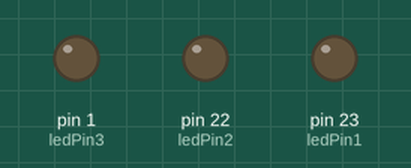
Recording of a sketch running on a simulated Arduino Mega 2560, built with avr-gcc and run on an emulated ATmega2560. Shown: output pins drawn as LEDs (lit = HIGH).

Above: at 0.5 s.
At 1.5 s:
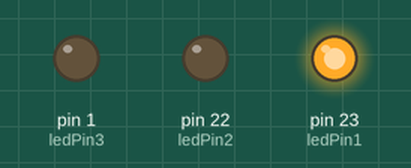
At 3.5 s:
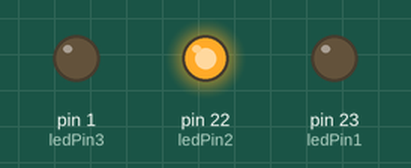
At 5.5 s:
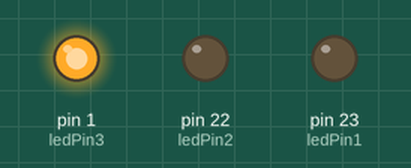
Timing chart, 0 to 7.8 s (numbered marks = the images above):
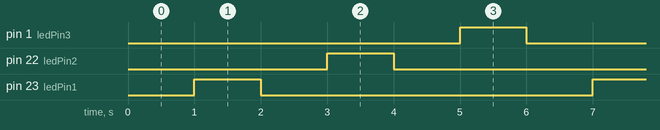

Measured:
- by itself, pin 1 (ledPin3), pin 22 (ledPin2), pin 23 (ledPin1): alternates HIGH for 1.0 s and LOW for 5.0 s
- by itself, everything shown: repeats every 6.0 s, in 6 steps

The sketch:

tugas1.ino
```cpp
int ledPin1 = 23;
int ledPin2 = 22;
int ledPin3 = 1;
int ledState = LOW;
int count = 3;
unsigned long currentMillis = millis();

unsigned long previousMillis = 0;
const long interval = 1000;

void setup() {
  // put your setup code here, to run once:
  pinMode(ledPin1, OUTPUT);
  pinMode(ledPin2, OUTPUT);
  pinMode(ledPin3, OUTPUT);
}

void loop() {
  // put your main code here, to run repeatedly:

  while(true){
    currentMillis = millis();
    if (currentMillis - previousMillis >= interval) {

      previousMillis = currentMillis;


      if (ledState == LOW) {
        ledState = HIGH;
      } else {
        ledState = LOW;
      }

      if(count == 3){
        digitalWrite(ledPin1, ledState);
      }
      else if(count == 2){
        digitalWrite(ledPin2, ledState);
      }
      else if(count == 1){
        digitalWrite(ledPin3, ledState);
      }
      if(ledState == LOW){
        if(count != 1){
        count--;
        } else if(count == 1){
          count+=2;
        }
        break;
      }
    }
  }

}
```
